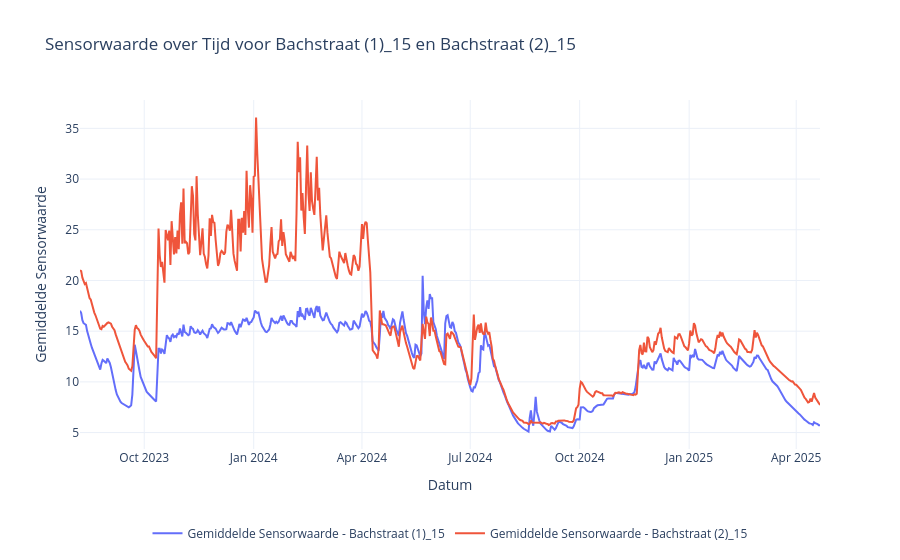

Notebook code cell kept with this figure:
### Code cell
# vergelijk bachstraat (1) met (2)
# Zorg ervoor dat 'datum' een datetime-formaat heeft
df['datum'] = pd.to_datetime(df['datum'])

# Specificeer de locaties om te visualiseren
locaties = ['Bachstraat (1)_15', 'Bachstraat (2)_15']

# Begin met het aanmaken van een lege figuur
fig = make_subplots(specs=[[{"secondary_y": False}]])

# Loop door elke geselecteerde locatie en voeg de sensorwaarde toe aan de figuur
for locatie in locaties:
    # Filter de data voor de huidige locatie
    data_locatie = df[df['locatie'] == locatie]

    # Sorteer data op datum voor een consistente tijdsreeks
    data_locatie = data_locatie.sort_values('datum')

    # Voeg de sensorwaarde toe aan de primaire y-as
    fig.add_trace(
        go.Scatter(
            x=data_locatie['datum'], 
            y=data_locatie['s'], 
            mode='lines',
            name=f'Gemiddelde Sensorwaarde - {locatie}'
        )
    )

# Labels en titel toevoegen
fig.update_xaxes(title_text="Datum")
fig.update_yaxes(title_text="Gemiddelde Sensorwaarde")

fig.update_layout(
    title_text="Sensorwaarde over Tijd voor Bachstraat (1)_15 en Bachstraat (2)_15",
    template="plotly_white",
    legend=dict(
        orientation="h",
        yanchor="top",
        y=-0.2,  # Plaatst de legenda onder de grafiek
        xanchor="center",
        x=0.5
    )
)

# Toon de grafiek
fig.show()

### Figure 1 — Plotly figure (JSON) as saved in the notebook; plotly's stock layout.template omitted (floating-point values rounded to 4 significant figures; data arrays with more than 128 entries replaced by an {"elided": "..."} marker saying what was removed)
{"data": [{"mode": "lines", "name": "Gemiddelde Sensorwaarde - Bachstraat (1)_15", "type": "scatter", "x": {"elided": "623 str values"}, "y": {"elided": "623 float values"}}, {"mode": "lines", "name": "Gemiddelde Sensorwaarde - Bachstraat (2)_15", "type": "scatter", "x": {"elided": "623 str values"}, "y": {"elided": "623 float values"}}], "layout": {"legend": {"orientation": "h", "x": 0.5, "xanchor": "center", "y": -0.2, "yanchor": "top"}, "title": {"text": "Sensorwaarde over Tijd voor Bachstraat (1)_15 en Bachstraat (2)_15"}, "xaxis": {"anchor": "y", "domain": [0, 1], "title": {"text": "Datum"}}, "yaxis": {"anchor": "x", "domain": [0, 1], "title": {"text": "Gemiddelde Sensorwaarde"}}}}
